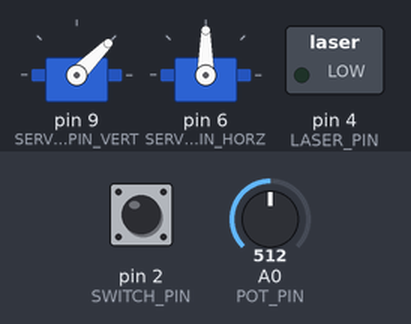
Recording of a sketch running on a simulated Arduino Uno, built with avr-gcc and run on an emulated ATmega328P. Shown: 2 × servo, switched loads named in the sketch (green lamp = pin HIGH). Inputs (shaded band) come from the test bench; at power-on: pin 2 (SWITCH_PIN) HIGH, A0 (POT_PIN) = 512. Random numbers use the default seed unless the sketch sets one.

Above: at 1.2 s.
1.3 s: pin 2 (SWITCH_PIN) pulled LOW for 0.15 s
At 2.5 s:
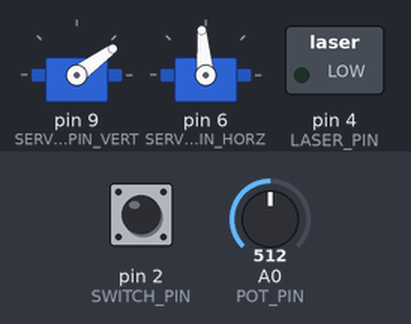
2.9 s: pin 2 (SWITCH_PIN) pulled LOW for 1 s
At 5.1 s:
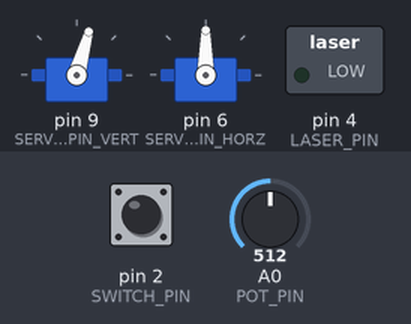
5.9 s: pin 2 (SWITCH_PIN) pulled LOW for 0.15 s
At 7.2 s:
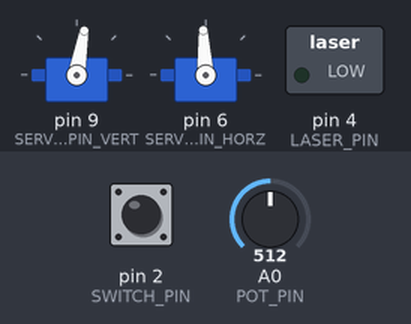
7.5 s: pin 2 (SWITCH_PIN) pulled LOW for 3.2 s
At 11.4 s:
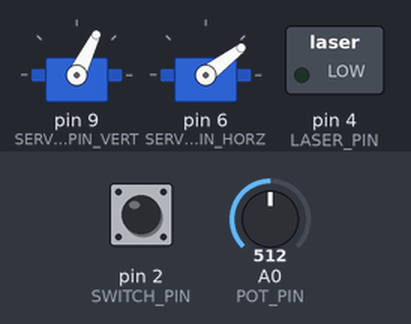
12.2 s: pin 2 (SWITCH_PIN) pulled LOW for 0.15 s
At 13.2 s:
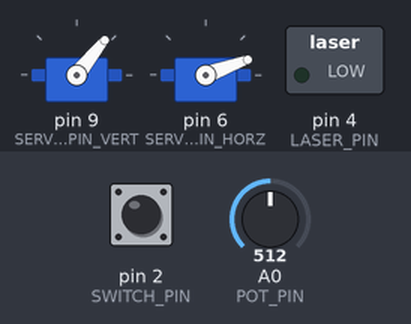
13.8 s: pin 2 (SWITCH_PIN) pulled LOW for 1 s
At 15.7 s:
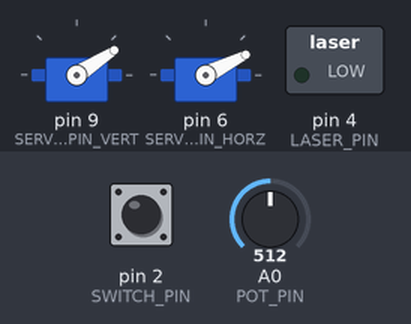
Timing chart, 0 to 17.2 s (numbered marks = the images above; inputs shaded):
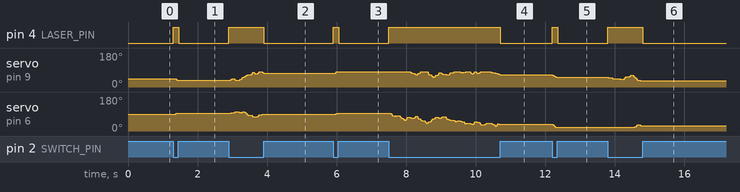

Measured:
- after the input at 1.3 s, pin 4 (LASER_PIN): LOW → HIGH at once, → LOW 0.16 s later; servo on pin 9 (SERVO_PIN_VERT): 45° → 36° after 0.07 s; servo on pin 6 (SERVO_PIN_HORZ): 90° → 95° after 0.07 s
- after the input at 5.9 s, pin 4 (LASER_PIN): LOW → HIGH at once, → LOW 0.16 s later; servo on pin 9 (SERVO_PIN_VERT): 74° → 80° after 0.07 s; servo on pin 6 (SERVO_PIN_HORZ): 90° → 93° after 0.07 s
- after the input at 7.5 s, pin 4 (LASER_PIN): LOW → HIGH at once, → LOW 3.2 s later
- after the input at 12.2 s, pin 4 (LASER_PIN): LOW → HIGH at once, → LOW 0.16 s later; servo on pin 9 (SERVO_PIN_VERT): 64° → 51° at once; servo on pin 6 (SERVO_PIN_HORZ): 37° → 20° at once
- after the input at 13.8 s, pin 4 (LASER_PIN): LOW → HIGH at once, → LOW 1.0 s later; servo on pin 6 (SERVO_PIN_HORZ): 20° → 27° after 0.75 s

The sketch:

catlaser.ino
```cpp
#include <Servo.h>


//Config
const int SERVO_PIN_VERT = 9;
const int SERVO_PIN_HORZ = 6;
const int LASER_PIN = 4;
const int SWITCH_PIN = 2;
const int POT_PIN = A0;

const int ANGLE_MAX_VERT = 80;
const int ANGLE_MIN_VERT = 10;
const int ANGLE_MAX_HORZ = 160;
const int ANGLE_MIN_HORZ = 20;
const int START_ANGLE_VERT = 45;
const int START_ANGLE_HORZ = 90;

const int JITTER_LEVEL_MIN = 1;
const int JITTER_LEVEL_MAX = 100;

const int LOOP_DELAY = 10;
const int JITTER_COUNT_MAX = 5; //How many loops before the jitter direciton is reset
const float JITTER_SENSITIVITY_MAX = .6 * LOOP_DELAY; //How intense the jitter is (how far it can wander in a single loop)
const int JITTER_PAUSE_MAX = 10; //How long of a pause is taken between jitters. Random number between 0 and this is taken

Servo servoVert;
Servo servoHorz;
float servoAngleVert = START_ANGLE_VERT; //in degrees
float servoAngleHorz = START_ANGLE_HORZ; //in degrees

//Operational variables
bool laserOn = false;
int jitterCount = 0; //Timer used for jitter direction
int jitterPause = 0; //asssigned random # from 0 to jitterPauseMax
int jitterLevel = 5; //1-10
float jitterSensitivity = 0; //How intense jitter is (based on jitterLevel)
float currJitterAngleVert = 0; //angle used for jitter direction
float currJitterAngleHorz = 0; //angle used for jitter direction
long lastLoopMillis = 0;

void setup ()
{
  Serial.begin(9600);
  servoVert.attach(SERVO_PIN_VERT);
  servoHorz.attach(SERVO_PIN_HORZ);
  pinMode(LASER_PIN, OUTPUT);
  digitalWrite(LASER_PIN, LOW);
  pinMode(SWITCH_PIN, INPUT_PULLUP);
  calculateJitterSensitivity();
  recenter();
}

void calculateJitterSensitivity()
{
  if (jitterLevel < JITTER_LEVEL_MIN)
  {
    jitterLevel = JITTER_LEVEL_MIN;
  }

  if (jitterLevel > JITTER_LEVEL_MAX)
  {
    jitterLevel = JITTER_LEVEL_MAX;
  }

  jitterSensitivity = JITTER_SENSITIVITY_MAX / (float)JITTER_LEVEL_MAX * (float)jitterLevel;
}

void recenter ()
{
  servoVert.write(START_ANGLE_VERT);
  servoHorz.write(START_ANGLE_HORZ);
}

void loop()
{

  boolean switchOn = digitalRead(SWITCH_PIN) == LOW;

  if (switchOn != laserOn)
  {
    //switch has changed
    laserOn = switchOn;
    if (laserOn)
    {
      recenter();
      digitalWrite(LASER_PIN, HIGH);
    }
    else
    {
      digitalWrite(LASER_PIN, LOW);
    }
  }

  if (!laserOn || millis() - lastLoopMillis < LOOP_DELAY)
  {
    return;
  }

  //Set jitter level based on knob:
  jitterLevel = map(analogRead(POT_PIN), 0, 1023, JITTER_LEVEL_MIN, JITTER_LEVEL_MAX);
  calculateJitterSensitivity();

  //Calculate new jitter if necessary
  if (jitterCount == 0)
  {
    jitterPause = random(JITTER_PAUSE_MAX);
    jitterCount = JITTER_COUNT_MAX + jitterPause;
    currJitterAngleVert = random(-jitterSensitivity * 1000, jitterSensitivity * 1000) / 1000.0;
    currJitterAngleHorz = random(-jitterSensitivity * 1000, jitterSensitivity * 1000) / 1000.0;
  }
  else if (jitterCount <= JITTER_COUNT_MAX)
  {
    //Pause will happen while counting down from JITTER_COUNT_MAX + jitterPause
    servoAngleVert += currJitterAngleVert;
    servoAngleHorz += currJitterAngleHorz;
  }

  jitterCount--;

  if (servoAngleVert > ANGLE_MAX_VERT)
  {
    servoAngleVert = ANGLE_MAX_VERT;
  }
  if (servoAngleVert < ANGLE_MIN_VERT)
  {
    servoAngleVert = ANGLE_MIN_VERT;
  }
  if (servoAngleHorz > ANGLE_MAX_HORZ)
  {
    servoAngleHorz = ANGLE_MAX_HORZ;
  }
  if (servoAngleHorz < ANGLE_MIN_HORZ)
  {
    servoAngleHorz = ANGLE_MIN_HORZ;
  }

  servoVert.write(servoAngleVert);
  servoHorz.write(servoAngleHorz);
  lastLoopMillis = millis();
  delay(LOOP_DELAY);
}
```
